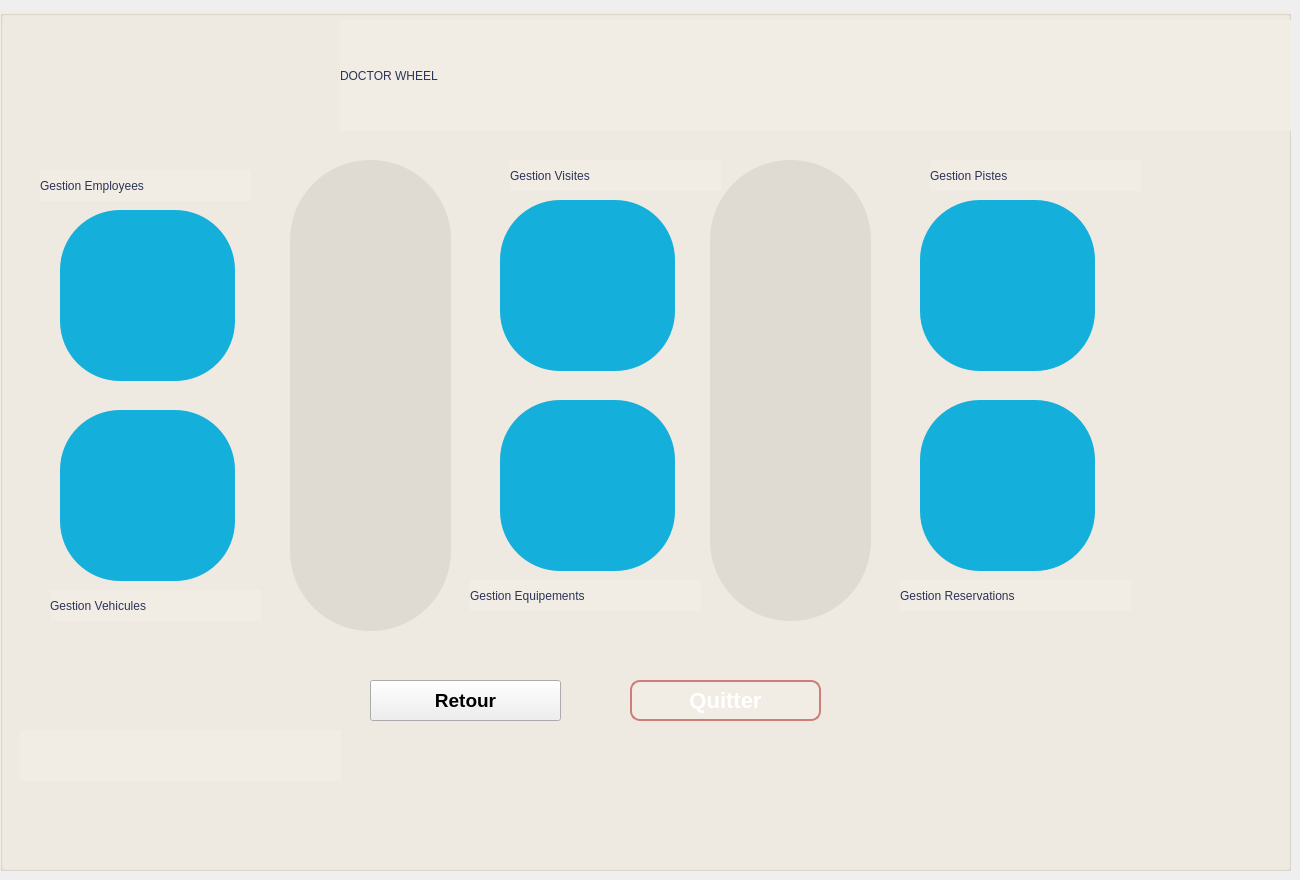
    <widget class="QWidget" name="Menu">
     <widget class="QPushButton" name="Menu_push_Reture">
      <property name="geometry">
       <rect>
        <x>370</x>
        <y>680</y>
        <width>191</width>
        <height>41</height>
       </rect>
      </property>
      <property name="font">
       <font>
        <pointsize>14</pointsize>
        <weight>75</weight>
        <italic>false</italic>
        <bold>true</bold>
        <underline>false</underline>
        <strikeout>false</strikeout>
        <stylestrategy>PreferDefault</stylestrategy>
        <kerning>true</kerning>
       </font>
      </property>
      <property name="text">
       <string>Retour</string>
      </property>
     </widget>
     <widget class="QPushButton" name="Menu_push_Employees">
      <property name="geometry">
       <rect>
        <x>60</x>
        <y>210</y>
        <width>175</width>
        <height>171</height>
       </rect>
      </property>
      <property name="minimumSize">
       <size>
        <width>175</width>
        <height>0</height>
       </size>
      </property>
      <property name="maximumSize">
       <size>
        <width>175</width>
        <height>16777215</height>
       </size>
      </property>
      <property name="cursor">
       <cursorShape>PointingHandCursor</cursorShape>
      </property>
      <property name="styleSheet">
       <string notr="true">
QPushButton{
background:rgba(20, 175, 218);
border-radius:60px;
color:silver;
font-size:28px;
	

	
	image: url(:/new/prefix1/images/stock.png);
}

QPushButton:hover{
background:rgba(40,49,71,0.97);
border:none;
color:white;
border-bottom:1px solid rgb(38,46,65)
}</string>
      </property>
      <property name="text">
       <string/>
      </property>
     </widget>
     <widget class="QPushButton" name="Menu_push_Vehicules">
      <property name="geometry">
       <rect>
        <x>60</x>
        <y>410</y>
        <width>175</width>
        <height>171</height>
       </rect>
      </property>
      <property name="minimumSize">
       <size>
        <width>175</width>
        <height>0</height>
       </size>
      </property>
      <property name="maximumSize">
       <size>
        <width>175</width>
        <height>16777215</height>
       </size>
      </property>
      <property name="cursor">
       <cursorShape>PointingHandCursor</cursorShape>
      </property>
      <property name="styleSheet">
       <string notr="true">
QPushButton{
background:rgba(20, 175, 218);
border-radius:60px;
color:silver;
font-size:28px;
	

	
	image: url(:/new/prefix1/images/stock.png);
}

QPushButton:hover{
background:rgba(40,49,71,0.97);
border:none;
color:white;
border-bottom:1px solid rgb(38,46,65)
}</string>
      </property>
      <property name="text">
       <string/>
      </property>
     </widget>
     <widget class="QLabel" name="label_14">
      <property name="geometry">
       <rect>
        <x>100</x>
        <y>240</y>
        <width>111</width>
        <height>101</height>
       </rect>
      </property>
      <property name="styleSheet">
       <string notr="true">image: url(:/programmer.png);
background-color: transparent;</string>
      </property>
      <property name="text">
       <string/>
      </property>
     </widget>
     <widget class="QLabel" name="label_15">
      <property name="geometry">
       <rect>
        <x>80</x>
        <y>450</y>
        <width>131</width>
        <height>101</height>
       </rect>
      </property>
      <property name="styleSheet">
       <string notr="true">image: url(:/car.png);
background-color: transparent;</string>
      </property>
      <property name="text">
       <string/>
      </property>
     </widget>
     <widget class="QGroupBox" name="groupBox_8">
      <property name="geometry">
       <rect>
        <x>0</x>
        <y>10</y>
        <width>1291</width>
        <height>861</height>
       </rect>
      </property>
      <property name="styleSheet">
       <string notr="true">background-color: rgb(242, 237, 228);</string>
      </property>
      <property name="title">
       <string/>
      </property>
      <widget class="QLabel" name="label_11">
       <property name="geometry">
        <rect>
         <x>340</x>
         <y>10</y>
         <width>971</width>
         <height>111</height>
        </rect>
       </property>
       <property name="styleSheet">
        <string notr="true">
font: 75 40pt &quot;MS Shell Dlg 2&quot;;
color: rgb(44, 51, 89);</string>
       </property>
       <property name="text">
        <string>DOCTOR WHEEL</string>
       </property>
      </widget>
      <widget class="QLabel" name="label">
       <property name="geometry">
        <rect>
         <x>40</x>
         <y>160</y>
         <width>211</width>
         <height>31</height>
        </rect>
       </property>
       <property name="styleSheet">
        <string notr="true">
font:  75 16pt &quot;Times New Roman&quot;;
color: rgb(44, 51, 89);</string>
       </property>
       <property name="text">
        <string>Gestion Employees</string>
       </property>
      </widget>
      <widget class="QLabel" name="label_4">
       <property name="geometry">
        <rect>
         <x>510</x>
         <y>150</y>
         <width>211</width>
         <height>31</height>
        </rect>
       </property>
       <property name="styleSheet">
        <string notr="true">
font:  75 16pt &quot;Times New Roman&quot;;
color: rgb(44, 51, 89);</string>
       </property>
       <property name="text">
        <string>Gestion Visites</string>
       </property>
      </widget>
      <widget class="QPushButton" name="Menu_push_Visits">
       <property name="geometry">
        <rect>
         <x>500</x>
         <y>190</y>
         <width>175</width>
         <height>171</height>
        </rect>
       </property>
       <property name="minimumSize">
        <size>
         <width>175</width>
         <height>0</height>
        </size>
       </property>
       <property name="maximumSize">
        <size>
         <width>175</width>
         <height>16777215</height>
        </size>
       </property>
       <property name="cursor">
        <cursorShape>PointingHandCursor</cursorShape>
       </property>
       <property name="styleSheet">
        <string notr="true">
QPushButton{
background:rgba(20, 175, 218);
border-radius:60px;
color:silver;
font-size:28px;
	

	
	image: url(:/new/prefix1/images/stock.png);
}

QPushButton:hover{
background:rgba(40,49,71,0.97);
border:none;
color:white;
border-bottom:1px solid rgb(38,46,65)
}</string>
       </property>
       <property name="text">
        <string/>
       </property>
      </widget>
      <widget class="QLabel" name="label_21">
       <property name="geometry">
        <rect>
         <x>500</x>
         <y>240</y>
         <width>171</width>
         <height>91</height>
        </rect>
       </property>
       <property name="styleSheet">
        <string notr="true">image: url(:/money.png);
background-color: transparent;</string>
       </property>
       <property name="text">
        <string/>
       </property>
      </widget>
      <widget class="QPushButton" name="Menu_push_Equipements">
       <property name="geometry">
        <rect>
         <x>500</x>
         <y>390</y>
         <width>175</width>
         <height>171</height>
        </rect>
       </property>
       <property name="minimumSize">
        <size>
         <width>175</width>
         <height>0</height>
        </size>
       </property>
       <property name="maximumSize">
        <size>
         <width>175</width>
         <height>16777215</height>
        </size>
       </property>
       <property name="cursor">
        <cursorShape>PointingHandCursor</cursorShape>
       </property>
       <property name="styleSheet">
        <string notr="true">
QPushButton{
background:rgba(20, 175, 218);
border-radius:60px;
color:silver;
font-size:28px;
	

	
	image: url(:/new/prefix1/images/stock.png);
}

QPushButton:hover{
background:rgba(40,49,71,0.97);
border:none;
color:white;
border-bottom:1px solid rgb(38,46,65)
}</string>
       </property>
       <property name="text">
        <string/>
       </property>
      </widget>
      <widget class="QLabel" name="label_16">
       <property name="geometry">
        <rect>
         <x>530</x>
         <y>440</y>
         <width>111</width>
         <height>91</height>
        </rect>
       </property>
       <property name="styleSheet">
        <string notr="true">image: url(:/equipement.png);
background-color: transparent;</string>
       </property>
       <property name="text">
        <string/>
       </property>
      </widget>
      <widget class="QPushButton" name="Menu_push_Reservations">
       <property name="geometry">
        <rect>
         <x>920</x>
         <y>390</y>
         <width>175</width>
         <height>171</height>
        </rect>
       </property>
       <property name="minimumSize">
        <size>
         <width>175</width>
         <height>0</height>
        </size>
       </property>
       <property name="maximumSize">
        <size>
         <width>175</width>
         <height>16777215</height>
        </size>
       </property>
       <property name="cursor">
        <cursorShape>PointingHandCursor</cursorShape>
       </property>
       <property name="styleSheet">
        <string notr="true">
QPushButton{
background:rgba(20, 175, 218);
border-radius:60px;
color:silver;
font-size:28px;
	

	
	image: url(:/new/prefix1/images/stock.png);
}

QPushButton:hover{
background:rgba(40,49,71,0.97);
border:none;
color:white;
border-bottom:1px solid rgb(38,46,65)
}</string>
       </property>
       <property name="text">
        <string/>
       </property>
      </widget>
      <widget class="QLabel" name="label_17">
       <property name="geometry">
        <rect>
         <x>950</x>
         <y>430</y>
         <width>121</width>
         <height>101</height>
        </rect>
       </property>
       <property name="styleSheet">
        <string notr="true">image: url(:/horloge.png);
background-color: transparent;</string>
       </property>
       <property name="text">
        <string/>
       </property>
      </widget>
      <widget class="QLabel" name="label_3">
       <property name="geometry">
        <rect>
         <x>930</x>
         <y>150</y>
         <width>211</width>
         <height>31</height>
        </rect>
       </property>
       <property name="styleSheet">
        <string notr="true">
font:  75 16pt &quot;Times New Roman&quot;;
color: rgb(44, 51, 89);</string>
       </property>
       <property name="text">
        <string>Gestion Pistes</string>
       </property>
      </widget>
      <widget class="QLabel" name="label_5">
       <property name="geometry">
        <rect>
         <x>900</x>
         <y>570</y>
         <width>231</width>
         <height>31</height>
        </rect>
       </property>
       <property name="styleSheet">
        <string notr="true">
font:  75 16pt &quot;Times New Roman&quot;;
color: rgb(44, 51, 89);</string>
       </property>
       <property name="text">
        <string>Gestion Reservations</string>
       </property>
      </widget>
      <widget class="QLabel" name="label_2">
       <property name="geometry">
        <rect>
         <x>50</x>
         <y>580</y>
         <width>211</width>
         <height>31</height>
        </rect>
       </property>
       <property name="styleSheet">
        <string notr="true">
font:  75 16pt &quot;Times New Roman&quot;;
color: rgb(44, 51, 89);</string>
       </property>
       <property name="text">
        <string>Gestion Vehicules</string>
       </property>
      </widget>
      <widget class="QLabel" name="label_6">
       <property name="geometry">
        <rect>
         <x>470</x>
         <y>570</y>
         <width>231</width>
         <height>31</height>
        </rect>
       </property>
       <property name="styleSheet">
        <string notr="true">
font:  75 16pt &quot;Times New Roman&quot;;
color: rgb(44, 51, 89);</string>
       </property>
       <property name="text">
        <string>Gestion Equipements</string>
       </property>
      </widget>
      <widget class="QGroupBox" name="groupBox_9">
       <property name="geometry">
        <rect>
         <x>290</x>
         <y>150</y>
         <width>161</width>
         <height>471</height>
        </rect>
       </property>
       <property name="styleSheet">
        <string notr="true">background-color: rgb(223, 219, 211);
border-radius:80px;</string>
       </property>
       <property name="title">
        <string/>
       </property>
      </widget>
      <widget class="QGroupBox" name="groupBox_10">
       <property name="geometry">
        <rect>
         <x>710</x>
         <y>150</y>
         <width>161</width>
         <height>461</height>
        </rect>
       </property>
       <property name="styleSheet">
        <string notr="true">background-color: rgb(223, 219, 211);
border-radius:80px;</string>
       </property>
       <property name="title">
        <string/>
       </property>
      </widget>
      <widget class="QPushButton" name="Menu_push_Quitter">
       <property name="geometry">
        <rect>
         <x>630</x>
         <y>670</y>
         <width>191</width>
         <height>41</height>
        </rect>
       </property>
       <property name="font">
        <font>
         <pointsize>-1</pointsize>
         <weight>75</weight>
         <italic>false</italic>
         <bold>true</bold>
         <underline>false</underline>
         <strikeout>false</strikeout>
         <stylestrategy>PreferDefault</stylestrategy>
         <kerning>true</kerning>
        </font>
       </property>
       <property name="styleSheet">
        <string notr="true">/*-----QPushButton-----*/
QPushButton
{
	background-color: qlineargradient(spread:pad, x1:0, y1:0.511, x2:1, y2:0.511, stop:0 
#f29c94
,stop:0.995192 rgba(0,0,0,0));



	color: #ffffff;
	font-size: 22px;
	font-weight: bold;
	border: 2px solid #cc7f78;
	border-radius:10px;
	padding: 5px;
	

}

QPushButton::hover
{
background-color: #c29c99;

	color: #2C3359; 

}
QPushButton::pressed
{background-color: qlineargradient(stop:0 rgba(0, 207, 179, 255),stop:1 rgba(70, 255, 230, 255));

	color: #2C3359; 

}</string>
       </property>
       <property name="text">
        <string>Quitter</string>
       </property>
      </widget>
      <widget class="QLabel" name="Menu_label_info">
       <property name="geometry">
        <rect>
         <x>20</x>
         <y>720</y>
         <width>321</width>
         <height>51</height>
        </rect>
       </property>
       <property name="font">
        <font>
         <pointsize>13</pointsize>
         <weight>50</weight>
         <italic>false</italic>
         <bold>false</bold>
         <underline>false</underline>
         <strikeout>false</strikeout>
         <stylestrategy>PreferDefault</stylestrategy>
         <kerning>true</kerning>
        </font>
       </property>
       <property name="text">
        <string>&lt;html&gt;&lt;head/&gt;&lt;body&gt;&lt;p&gt;&lt;br/&gt;&lt;/p&gt;&lt;/body&gt;&lt;/html&gt;</string>
       </property>
       <property name="alignment">
        <set>Qt::AlignLeading|Qt::AlignLeft|Qt::AlignTop</set>
       </property>
      </widget>
      <widget class="QPushButton" name="Menu_push_Pistes">
       <property name="geometry">
        <rect>
         <x>920</x>
         <y>190</y>
         <width>175</width>
         <height>171</height>
        </rect>
       </property>
       <property name="minimumSize">
        <size>
         <width>175</width>
         <height>0</height>
        </size>
       </property>
       <property name="maximumSize">
        <size>
         <width>175</width>
         <height>16777215</height>
        </size>
       </property>
       <property name="cursor">
        <cursorShape>PointingHandCursor</cursorShape>
       </property>
       <property name="styleSheet">
        <string notr="true">
QPushButton{
background:rgba(20, 175, 218);
border-radius:60px;
color:silver;
font-size:28px;
	

	
	image: url(:/new/prefix1/images/stock.png);
}

QPushButton:hover{
background:rgba(40,49,71,0.97);
border:none;
color:white;
border-bottom:1px solid rgb(38,46,65)
}</string>
       </property>
       <property name="text">
        <string/>
       </property>
      </widget>
      <widget class="QLabel" name="label_20">
       <property name="geometry">
        <rect>
         <x>940</x>
         <y>240</y>
         <width>141</width>
         <height>81</height>
        </rect>
       </property>
       <property name="styleSheet">
        <string notr="true">image: url(:/range.png);
background-color: transparent;</string>
       </property>
       <property name="text">
        <string/>
       </property>
      </widget>
     </widget>
     <zorder>groupBox_8</zorder>
     <zorder>Menu_push_Reture</zorder>
     <zorder>Menu_push_Employees</zorder>
     <zorder>Menu_push_Vehicules</zorder>
     <zorder>label_14</zorder>
     <zorder>label_15</zorder>
    </widget>
